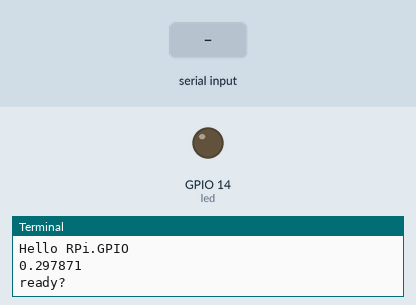
The program below on a simulated Raspberry Pi (BCM pin numbers). Parts: output pins drawn as LEDs (lit = HIGH), the last lines printed to the terminal. Inputs (shaded band) come from the test bench. Random numbers come from a fixed seed.

Above: at 1.2 s.
1.3 s: "5" typed at the terminal
At 1.42 s:
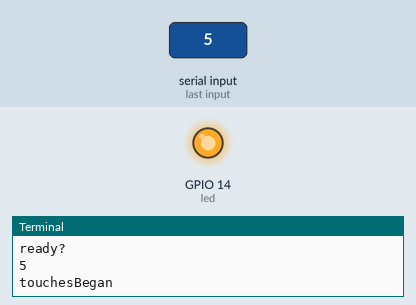
Timing chart, 0 to 10.3 s (numbered marks = the images above; inputs shaded):
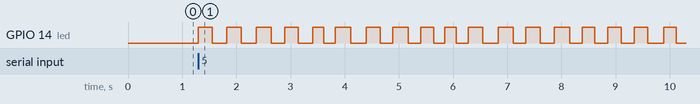

The program:

rand_gpio.py
```python
#coding: UTF-8

import RPi.GPIO as GPIO
import time
import os
import binascii

def get_sleep_time():
    min = 0.2
    max = 0.3
    num = 0.0
    while (num < min or max < num) :
        str = os.urandom(2)
        i = int(binascii.hexlify(str), 16)
        num = i / 65535.0
    return num

print "Hello RPi.GPIO"

t = get_sleep_time()
print("%f" % t)

GPIO.setmode(GPIO.BCM)
GPIO.setwarnings(False)

led = 14
GPIO.setup(led, GPIO.OUT)
GPIO.output(led, 0)

print "ready?"
raw_input()

while True:
    print "touchesBegan"
    GPIO.output(led, 1)
    time.sleep(get_sleep_time())
    print "touchesEnded"
    GPIO.output(led, 0)
    time.sleep(get_sleep_time())

GPIO.cleanup()
```

Measured:
- after the input at 1.3 s, GPIO 14 (led): LOW → HIGH at once, → LOW 0.25 s later, → HIGH 0.27 s later, → LOW 0.26 s later, … (36 changes in this stretch)
